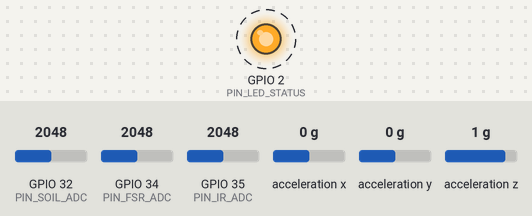
Bench run of a sketch on a simulated ESP32. Shown: output pins drawn as LEDs (lit = HIGH). Wiring (inferred from the names in the program): ADXL345 accelerometer at I2C address 0x53. Dashed ring = blinking. The test bench sets the inputs (shaded band); at power-on: acceleration x 0 g, GPIO 32 (PIN_SOIL_ADC) = 2048, GPIO 34 (PIN_FSR_ADC) = 2048, GPIO 35 (PIN_IR_ADC) = 2048, acceleration y 0 g, acceleration z 1 g (analog values on the 0–4095 scale). What the sketch prints to the serial monitor is not drawn.

Above: at 1.2 s.
1.3 s: acceleration x set to -0.2 g
4.3 s: GPIO 32 (PIN_SOIL_ADC) set to 1228
7.3 s: GPIO 34 (PIN_FSR_ADC) set to 2866
10.3 s: GPIO 35 (PIN_IR_ADC) set to 3972
13.3 s: acceleration y set to -1.4 g
Timing chart, 0 to 17.3 s (numbered marks = the images above; inputs shaded):
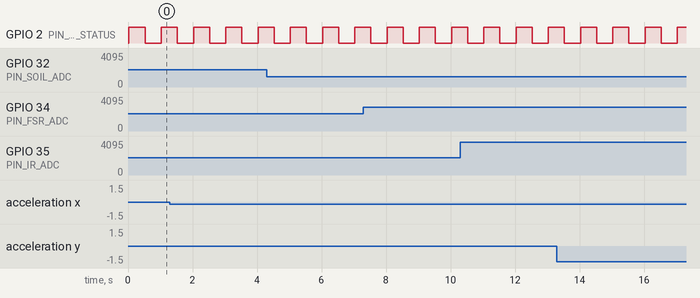

The sketch:

firmware_esp32_helios.ino
```cpp
/**
 * ============================================================================
 * PROYECTO: HELIOS-9 // GEO-LATTICE 4.0 PRO - ESTACIÓN CIBERFÍSICA IOT
 * AUTOR: Eric Piraquive — PiraquivePropTech (Persona Natural Art. 437 E.T.)
 * TARGET: ESP32 Dual-Core Xtensa LX6 @ 240 MHz
 * PROTOCOLO: SAT-GEO v4.0 (115200 Baudios USB-UART + Web Server WiFi JSON)
 * LIBRERÍAS: 100% NATIVAS DE ESP32 (Wire.h, WiFi.h, WebServer.h)
 * ============================================================================
 *
 * MAPEO DE PINES (ASIGNACIÓN EXCLUSIVA ADC1 PARA COMPATIBILIDAD WI-FI TOTAL):
 *   - GPIO21 (SDA)  : Bus I2C Datos - ADXL345 (Acelerómetro / Inclinómetro)
 *   - GPIO22 (SCL)  : Bus I2C Reloj - ADXL345 (Acelerómetro / Inclinómetro)
 *   - GPIO34 (ADC1) : ADC1_CH6 - FSR-406 Sensor de Presión Activa / Empuje
 *   - GPIO35 (ADC1) : ADC1_CH7 - Sensor Óptico IR P/N 1102 (Grieta Coronal)
 *   - GPIO32 (ADC1) : ADC1_CH4 - Sonda Higrométrica de Suelo LM393 (Humedad W%)
 *   - GPIO2  (LED)  : LED Onboard Azul (Heartbeat de adquisición a 250 Hz)
 *
 * TRAMA INDUSTRIAL SERIAL (USB-UART):
 *   @,00,6,<RAW_FSR>,<RAW_IR>,<RAW_SOIL>,<ACC_X>,<ACC_Y>,<ACC_Z>,<XOR_HEX>;\r\n
 * ============================================================================
 */

#include <WiFi.h>
#include <WebServer.h>
#include <Wire.h>

// --- CONFIGURACIÓN DE RED WI-FI (MODO AP AUTOGESTIONADO) ---
const char* AP_SSID = "HELIOS-9-MISSION-CONTROL";
const char* AP_PASS = "piraquive2026"; // Clave de 8 caracteres o más

WebServer server(80);

// --- DIRECCIÓN Y REGISTROS ADXL345 ---
#define ADXL345_I2C_ADDR 0x53
#define ADXL345_DEVID_REG 0x00
#define ADXL345_POWER_CTL 0x2D
#define ADXL345_DATA_FORMAT 0x31
#define ADXL345_DATAX0 0x32

// --- ASIGNACIÓN DE PINES (ADC1 COMPATIBLE CON WI-FI SIMULTÁNEO) ---
#define PIN_FSR_ADC    34 // GPIO34 (ADC1_CH6) - Interlink FSR-406 + 10k pull-down
#define PIN_IR_ADC     35 // GPIO35 (ADC1_CH7) - Óptico IR P/N 1102
#define PIN_SOIL_ADC   32 // GPIO32 (ADC1_CH4) - Sonda Suelo LM393 (AO)
#define PIN_LED_STATUS 2  // LED Azul de la placa

// --- VARIABLES GLOBALES DE TELEMETRÍA (250 HZ) ---
volatile uint32_t raw_fsr = 0;
volatile uint32_t raw_ir = 0;
volatile uint32_t raw_soil = 0;
int16_t acc_x = 0;
int16_t acc_y = 0;
int16_t acc_z = 256;

hw_timer_t *timer = NULL;
portMUX_TYPE timerMux = portMUX_INITIALIZER_UNLOCKED;
volatile bool sampleFlag = false;

// Buffer de transmisión
char packetBuffer[128];
uint32_t sampleCounter = 0;

// --- INTERRUPCIÓN DEL TEMPORIZADOR DE HARDWARE (CADA 4.0 MS = 250 HZ) ---
void IRAM_ATTR onTimer() {
  portENTER_CRITICAL_ISR(&timerMux);
  sampleFlag = true;
  portEXIT_CRITICAL_ISR(&timerMux);
}

// --- CHECKSUM XOR INDUSTRIAL ---
uint8_t calculateXOR(const char* data) {
  uint8_t xorVal = 0;
  while (*data) {
    xorVal ^= (uint8_t)(*data);
    data++;
  }
  return xorVal;
}

// --- INICIALIZACIÓN ADXL345 ---
bool initADXL345() {
  Wire.begin(21, 22, 400000); // SDA=21, SCL=22, 400 kHz Fast Mode

  Wire.beginTransmission(ADXL345_I2C_ADDR);
  Wire.write(ADXL345_DEVID_REG);
  if (Wire.endTransmission() != 0) return false;

  Wire.requestFrom(ADXL345_I2C_ADDR, 1);
  if (!Wire.available()) return false;
  uint8_t devId = Wire.read();
  if (devId != 0xE5) return false;

  // Rango +-4g con Full Resolution
  Wire.beginTransmission(ADXL345_I2C_ADDR);
  Wire.write(ADXL345_DATA_FORMAT);
  Wire.write(0x09);
  Wire.endTransmission();

  // Activar modo de medición continua
  Wire.beginTransmission(ADXL345_I2C_ADDR);
  Wire.write(ADXL345_POWER_CTL);
  Wire.write(0x08);
  Wire.endTransmission();

  return true;
}

// --- LECTURA EN RÁFAGA ADXL345 (6 BYTES) ---
void readADXL345() {
  Wire.beginTransmission(ADXL345_I2C_ADDR);
  Wire.write(ADXL345_DATAX0);
  if (Wire.endTransmission() == 0) {
    Wire.requestFrom(ADXL345_I2C_ADDR, 6);
    if (Wire.available() >= 6) {
      uint8_t x0 = Wire.read(); uint8_t x1 = Wire.read();
      uint8_t y0 = Wire.read(); uint8_t y1 = Wire.read();
      uint8_t z0 = Wire.read(); uint8_t z1 = Wire.read();
      acc_x = (int16_t)((x1 << 8) | x0);
      acc_y = (int16_t)((y1 << 8) | y0);
      acc_z = (int16_t)((z1 << 8) | z0);
      return;
    }
  }
  // Cero explícito si el ADXL345 está desconectado o sin respuesta I2C (cero datos inventados)
  acc_x = 0;
  acc_y = 0;
  acc_z = 0;
}

void setup() {
  Serial.begin(115200);
  pinMode(PIN_LED_STATUS, OUTPUT);
  digitalWrite(PIN_LED_STATUS, LOW);

  // Configuración ADC1 a 12 bits (0 a 4095) y rango 0 a 3.3V
  analogReadResolution(12);
  analogSetAttenuation(ADC_11db);

  Serial.println("\n=======================================================");
  Serial.println("  HELIOS-9 // GEO-LATTICE 4.0 PRO - INICIALIZANDO ESP32");
  Serial.println("  PiraquivePropTech - Eric Piraquive (Art. 437 E.T.)");
  Serial.println("=======================================================");

  // 1. Inicializar I2C para ADXL345
  if (initADXL345()) {
    Serial.println("[OK] Sensor ADXL345 detectado e inicializado en I2C (0x53).");
  } else {
    Serial.println("[WARN] ADXL345 no respondio en 0x53. Verifique SDA(GPIO21), SCL(GPIO22).");
  }

  // 2. Levantar Punto de Acceso Wi-Fi Autogestionado
  WiFi.mode(WIFI_AP);
  WiFi.softAP(AP_SSID, AP_PASS);
  IPAddress myIP = WiFi.softAPIP();
  Serial.print("[OK] Red Wi-Fi AP levantada: "); Serial.println(AP_SSID);
  Serial.print("[OK] Servidor IP: http://"); Serial.println(myIP);

  // 3. Servidor Web HTTP JSON (/api/telemetry) con cabeceras CORS libres
  server.on("/api/telemetry", HTTP_OPTIONS, []() {
    server.sendHeader("Access-Control-Allow-Origin", "*");
    server.sendHeader("Access-Control-Allow-Methods", "GET, OPTIONS");
    server.sendHeader("Access-Control-Allow-Headers", "Content-Type");
    server.send(204);
  });

  server.on("/api/telemetry", HTTP_GET, []() {
    float f = (raw_fsr > 65) ? fminf(4.4f, (float)(raw_fsr - 65) * 0.01467f) : 0.0f;
    float dist_cm = fmaxf(0.2f, 5.0f - ((float)raw_ir / 4095.0f) * 4.6f);
    float d = fmaxf(0.0f, (5.0f - dist_cm) * 10.0f);
    float h = fmaxf(5.0f, fminf(100.0f, ((3800.0f - (float)raw_soil) / 2600.0f) * 100.0f));
    float az_safe = fabsf((float)acc_z) > 1.0f ? fabsf((float)acc_z) : 1.0f;
    float tilt = atan2f(sqrtf((float)acc_x * acc_x + (float)acc_y * acc_y), az_safe) * (180.0f / 3.1415926f);

    char json[320];
    snprintf(json, sizeof(json),
      "{\"raw_fsr\":%lu,\"raw_ir\":%lu,\"raw_soil\":%lu,\"acc_x\":%d,\"acc_y\":%d,\"acc_z\":%d,\"force\":%.2f,\"disp\":%.2f,\"hum\":%.1f,\"tilt\":%.2f,\"samples\":%u}",
      (unsigned long)raw_fsr, (unsigned long)raw_ir, (unsigned long)raw_soil,
      (int)acc_x, (int)acc_y, (int)acc_z,
      f, d, h, tilt, sampleCounter
    );
    server.sendHeader("Access-Control-Allow-Origin", "*");
    server.send(200, "application/json", json);
  });

  server.begin();

  // 4. Temporizador de Hardware para Muestreo a 250.0 Hz (cada 4.0 ms)
#if defined(ESP_ARDUINO_VERSION) && ESP_ARDUINO_VERSION >= ESP_ARDUINO_VERSION_VAL(3, 0, 0)
  timer = timerBegin(1000000);
  timerAttachInterrupt(timer, &onTimer);
  timerAlarm(timer, 4000, true, 0);
#else
  timer = timerBegin(0, 80, true);
  timerAttachInterrupt(timer, &onTimer, true);
  timerAlarmWrite(timer, 4000, true);
  timerAlarmEnable(timer);
#endif

  digitalWrite(PIN_LED_STATUS, HIGH);
  Serial.println("[OK] Adquisicion a 250.0 Hz sincronizada por Timer0 de hardware.");
  Serial.println(">> SISTEMA LISTO TRANSMITIENDO TRAMAS SAT-GEO...");
}

void loop() {
  server.handleClient();

  if (sampleFlag) {
    portENTER_CRITICAL(&timerMux);
    sampleFlag = false;
    portEXIT_CRITICAL(&timerMux);

    sampleCounter++;

    // 1. Muestreo de Sensores en ADC1
    raw_fsr  = analogRead(PIN_FSR_ADC);
    raw_ir   = analogRead(PIN_IR_ADC);
    raw_soil = analogRead(PIN_SOIL_ADC);

    // 2. Lectura I2C del ADXL345
    readADXL345();

    // 3. Armado de Trama Industrial
    char payload[96];
    snprintf(payload, sizeof(payload), "00,6,%lu,%lu,%lu,%d,%d,%d",
      (unsigned long)raw_fsr,
      (unsigned long)raw_ir,
      (unsigned long)raw_soil,
      (int)acc_x, (int)acc_y, (int)acc_z
    );

    uint8_t xorChk = calculateXOR(payload);
    snprintf(packetBuffer, sizeof(packetBuffer), "@,%s,%02X;\r\n", payload, xorChk);

    // 4. Transmisión Serial no bloqueante (50 Hz @ 115200 baud, muestreo interno a 250 Hz)
    if (sampleCounter % 5 == 0) {
      Serial.print(packetBuffer);
    }

    // Toggle Heartbeat LED
    if (sampleCounter % 125 == 0) {
      digitalWrite(PIN_LED_STATUS, !digitalRead(PIN_LED_STATUS));
    }
  }
}
```

Measured:
- by itself, GPIO 2 (PIN_LED_STATUS): alternates HIGH for 0.50 s and LOW for 0.50 s
